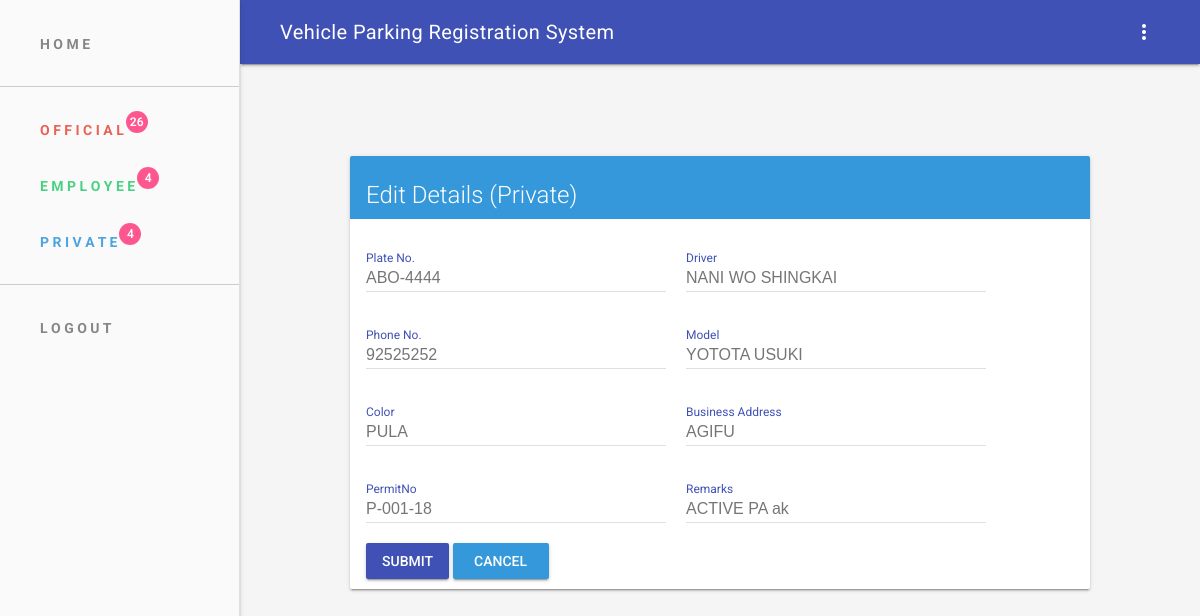
Page /edit_private.php?ID=1 (signed in) on the committed database.
### tables this page shows
CREATE TABLE `private_vehicles` (
  `ID` int(11) NOT NULL,
  `PlateNo` varchar(50) NOT NULL,
  `Driver` varchar(50) NOT NULL,
  `PhoneNo` int(50) NOT NULL,
  `Model` varchar(50) NOT NULL,
  `Color` varchar(50) NOT NULL,
  `BusinessAdd` varchar(50) NOT NULL,
  `PermitNo` varchar(50) NOT NULL,
  `Remarks` varchar(50) NOT NULL
);

### edit_private.php (the view, shortened to what this page needs)
	<?php
		include 'inc/header.php';
		require_once "db/config.php";
	$PlateNo = $Driver = $PhoneNo = $Model = $Color = $BusinessAdd = $PermitNo = $Remarks = "";
	$PlateNo_err = $Driver_err = $PhoneNo_err = $Model_err = $Color_err = $BusinessAdd_err = $PermitNo_err = $Remarks_err = "";
	if(isset($_POST["ID"]) && !empty($_POST["ID"]))
	{
		$ID = $_POST["ID"];
		 $input_PlateNo = trim($_POST["PlateNo"]);
		    if(empty($input_PlateNo)){
		        $PlateNo_err = " : Please enter Plate No. ";
		    }
		     else{
		        $PlateNo = $input_PlateNo;
		    }
		 $input_Driver = trim($_POST["Driver"]);
		    if(empty($input_Driver)){
		        $Driver_err = " : Please enter Driver.";
		    }
		    else{
		        $Driver = $input_Driver;
		    }
		$input_PhoneNo = trim($_POST["PhoneNo"]);
		    if(empty($input_PhoneNo)){
		        $PhoneNo_err = " : Please enter the PhoneNo.";
		    } else{
		        $PhoneNo = $input_PhoneNo;
		    }
		$input_Model = trim($_POST["Model"]);
		    if(empty($input_Model)){
		        $Model_err = " : Please enter Model.";
		    } else{
		        $Model = $input_Model;
		    }
		$input_Color = trim($_POST["Color"]);
		    if(empty($input_Color)){
		        $Color_err = " : Please enter Color.";
		    }
		    else{
		        $Color = $input_Color;
		    }
		$input_BusinessAdd = trim($_POST["BusinessAdd"]);
		    if(empty($input_BusinessAdd)){
		        $BusinessAdd_err = ":Please enter B-Address.";
		    }
		    else{
		        $BusinessAdd = $input_BusinessAdd;
		    }
		$input_PermitNo = trim($_POST["PermitNo"]);
		    if(empty($input_PermitNo)){
		        $PermitNo_err = " : Please enter PermitNo.";
		    } else{
		        $PermitNo = $input_PermitNo;
		    }
		$input_Remarks = trim($_POST["Remarks"]);
		    if(empty($input_Remarks)){
		        $Remarks_err = " : Please enter Remarks.";
		    }
		    else{
		        $Remarks = $input_Remarks;
		    }
			    if(empty($PlateNo_err) && empty($Driver_err) && empty($PhoneNo_err) && empty($Model_err) && empty($Color_err) && empty($BusinessAdd_err) && empty($PermitNo_err) && empty($Remarks_err)){
			 		$sql = "UPDATE private_vehicles SET PlateNo=?, Driver=?, PhoneNo=? , Model=?, Color=?,BusinessAdd=?, PermitNo=?, Remarks=?  WHERE ID=?";
			        if($stmt = $dbconn->prepare($sql)){
			            $stmt->bind_param("ssssssssi", $param_PlateNo, $param_Driver, $param_PhoneNo, $param_Model, $param_Color,$param_BusinessAdd, $param_PermitNo, $param_Remarks, $param_ID);
			            $param_PlateNo 			= $PlateNo;
			            $param_Driver 			= $Driver;
			            $param_PhoneNo			= $PhoneNo;
			            $param_Model 			= $Model;
			            $param_Color 			= $Color;
			            $param_BusinessAdd 		= $BusinessAdd;
			            $param_PermitNo 		= $PermitNo;
			            $param_Remarks 			= $Remarks;
			            $param_ID 				= $ID;
			            if($stmt->execute()){
							echo "Successfully Added!";
			                echo "<script>window.location.href='h-private';</script>";
			                exit();
			            } else{
			                echo "Something went wrong. Please try again later.";
			            }
			        }
			        $stmt->close();
			    }
			    $dbconn->close();
			}
			else{
			    if(isset($_GET["ID"]) && !empty(trim($_GET["ID"]))){
			        $sql = "SELECT * FROM private_vehicles WHERE ID = ?";
			        if($stmt = $dbconn->prepare($sql)){
			            $stmt->bind_param("i", $param_ID);
			            if($stmt->execute()){
			                $result = $stmt->get_result();
			                if($result->num_rows == 1){
			                    $row = $result->fetch_array(MYSQLI_ASSOC);
			                    $PlateNo 		= $row["PlateNo"];
			                    $Driver 		= $row["Driver"];
			                    $PhoneNo 		= $row["PhoneNo"];
			                    $Model 			= $row["Model"];
			                    $Color 			= $row["Color"];
			                    $BusinessAdd 	= $row["BusinessAdd"];
			                    $PermitNo 		= $row["PermitNo"];
			                    $Remarks		= $row["Remarks"];
			                } else{
			                    header("location: error.php");
			                    exit();
			                }
			            } else{
			                echo "Oops! Something went wrong. Please try again later.";
			            }
			        }
			    }  else{
			        header("location: error.php");
			        exit();
			    }
			}
		?>
	<main class="mdl-layout__content mdl-color--grey-100">
        <div class="mdl-grid">
<div id ="card_container">
<div class="demo-card-wide mdl-card mdl-shadow--2dp">
  <div class="mdl-card__title" style="background-color: #3498db;">
    <h2 class="mdl-card__title-text">Edit Details (Private)</h2>
  </div>
  <div class="mdl-card__supporting-text">
    <form action="<?php echo htmlspecialchars($_SERVER["PHP_SELF"]); ?>" method="post">
      <div class="div" >
	  <div  class="div_textfield mdl-textfield mdl-js-textfield mdl-textfield--floating-label" <?php echo (!empty($PlateNo_err)) ? 'has-error' : ''; ?>">
	    <input id="textfield" class="mdl-textfield__input" type="text" name="PlateNo" value="<?php echo $PlateNo; ?>">
	    <label class="form-label mdl-textfield__label">Plate No. <span style="color: red;"><?php echo $PlateNo_err;?></span>
		</label>
	   </div>
	    <div  class="div_textfield mdl-textfield mdl-js-textfield mdl-textfield--floating-label" <?php echo (!empty($Driver_err)) ? 'has-error' : ''; ?>">
	    <input id="textfield" class="mdl-textfield__input" type="text" name="Driver" value="<?php echo $Driver; ?>" id="last">
	    <label class="form-label mdl-textfield__label">Driver <span style="color: red;"><?php echo $Driver_err;?></span>
	    </label>
	  </div>
      </div>
      <div class="div">
	     <div id="textfield"class="div_textfield mdl-textfield mdl-js-textfield mdl-textfield--floating-label" <?php echo (!empty($PhoneNo_err)) ? 'has-error' : ''; ?>">
		    <input class="mdl-textfield__input" type="text" name="PhoneNo" value="<?php echo $PhoneNo; ?>" id="last">
		     <label class="form-label mdl-textfield__label">Phone No. <span style="color: red;"><?php echo $PhoneNo_err;?></span>
	    	</label>
		  </div>
		    <div id="textfield" class="div_textfield mdl-textfield mdl-js-textfield mdl-textfield--floating-label" <?php echo (!empty($Model_err)) ? 'has-error' : ''; ?>">
	    <input class="mdl-textfield__input" type="text" name="Model" value="<?php echo $Model; ?>" id="first" >
	    <label class="form-label mdl-textfield__label">Model <span style="color: red;"><?php echo $Model_err;?></span>
	    </label>
	  </div>
      </div>
      <div class="div">
	     <div id="textfield" class="div_textfield mdl-textfield mdl-js-textfield mdl-textfield--floating-label" <?php echo (!empty($Color_err)) ? 'has-error' : ''; ?>">
	    <input class="mdl-textfield__input" type="text" name="Color" value="<?php echo $Color; ?>" id="first" >
	    <label class="form-label mdl-textfield__label">Color <span style="color: red;"><?php echo $Color_err;?></span>
	    </label>
	 	 </div>
	    <div id="textfield" class="div_textfield mdl-textfield mdl-js-textfield mdl-textfield--floating-label" <?php echo (!empty($BusinessAdd_err)) ? 'has-error' : ''; ?>">
	    <input class="mdl-textfield__input" type="text" name="BusinessAdd" value="<?php echo $BusinessAdd; ?>" id="first" >
	    <label class="form-label mdl-textfield__label">Business Address <span style="color: red;"><?php echo $BusinessAdd_err;?></span>
	    </label>
	  </div>
      </div>
      <div class="div">
	      <div id="textfield" class="div_textfield mdl-textfield mdl-js-textfield mdl-textfield--floating-label">
		    <input class="mdl-textfield__input" type="text" name="PermitNo" value="<?php echo $PermitNo; ?>" id="first" >
		    <label class="form-label mdl-textfield__label">PermitNo <span style="color: red;"><?php echo $PermitNo_err;?></span>
	   	 	</label>
		  </div>
		  <div id="textfield" class="div_textfield mdl-textfield mdl-js-textfield mdl-textfield--floating-label">
		    <input class="mdl-textfield__input" type="text" name="Remarks" value="<?php echo $Remarks; ?>" id="first" >
		    <label class="form-label mdl-textfield__label">Remarks <span style="color: red;"><?php echo $Remarks_err;?></span>
	   	 	</label>
		  </div>
      </div>
      <input type="submit" class="mdl-button mdl-js-button mdl-button--raised mdl-js-ripple-effect mdl-button--colored" value="Submit">
       <a class="mdl-button mdl-js-button mdl-button--raised mdl-js-ripple-effect" style="background-color: #3498db; color: white;" href="h-private.php">
			   Cancel
	   </a>
</form>
  </div>
</div>
  </div>
</div>
</div>
<?php include 'inc/footer.php'; ?>

### assets/css/styles.css (style rules this page uses)
html, body { font-family: 'Roboto', 'Helvetica', sans-serif; }

### edit_private.php (style rules this page uses)
.demo-card-wide.mdl-card { width: 740px; height: 433px; }
.div { display:flex; margin-top: 10px; justify-content: left; }
.demo-card-wide { height: 200px; // outline: limegreen 10px solid; }
.demo-card-wide > .mdl-card__title { color: #fff; height: 64px; background-color: #3498db; }
.mdl-card__title-text { position: relative; top: 6px; }
#card_container { height: 600px; width:100%; display:flex; flex-direction: row; // outline: red solid 10px; justify-content: center; align-items: center; }
#textfield { width: 300px; }
.div_textfield { margin-right: 20px; }
.form-label { color: #e74c3c; }

### rows in the picture
private_vehicles: PlateNo "ABO-4444", Driver "NANI WO SHINGKAI", PhoneNo "92525252", Model "YOTOTA USUKI", Color "PULA", BusinessAdd "AGIFU", PermitNo "P-001-18", Remarks "ACTIVE PA ak"
